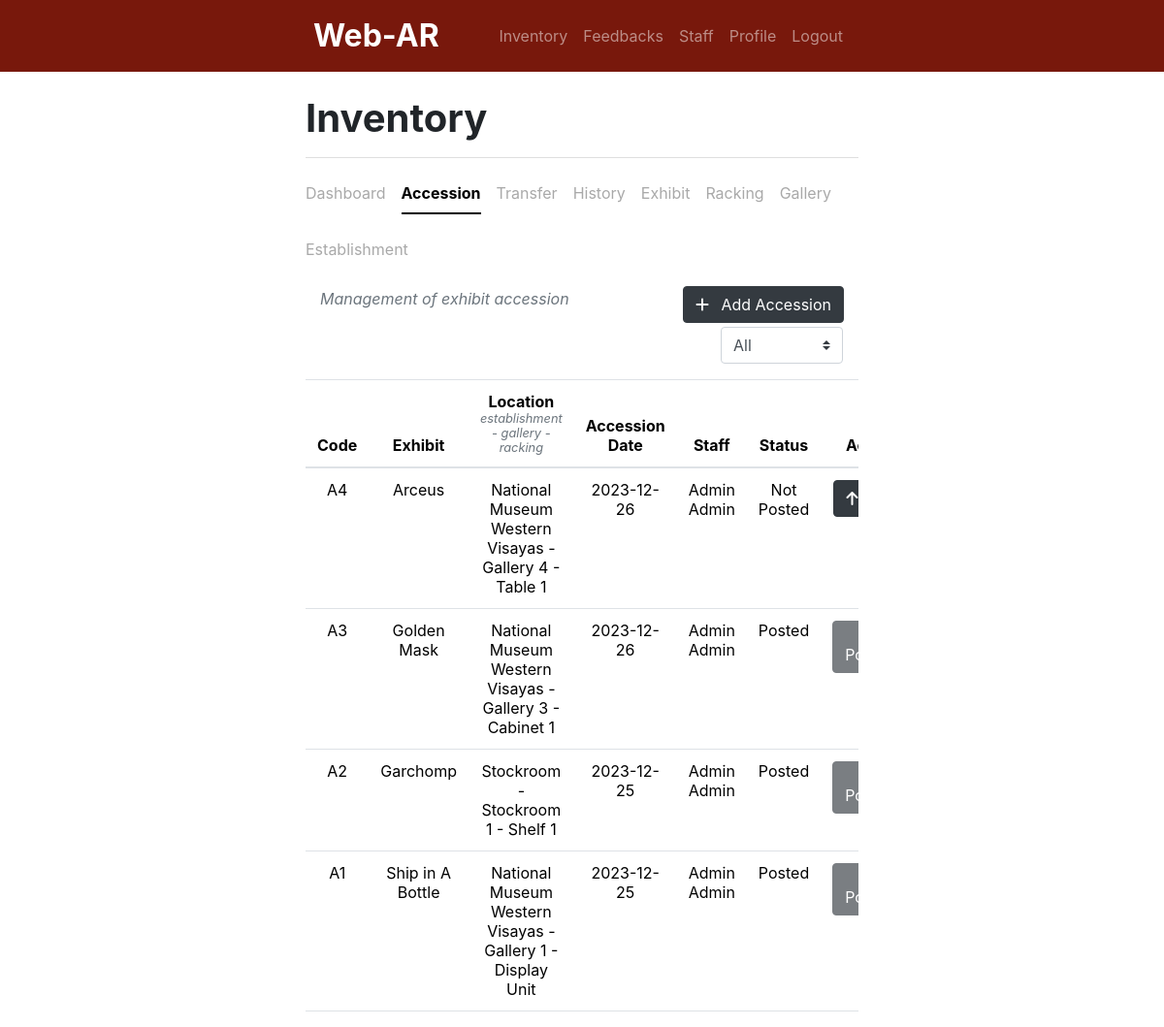
/inventory/accession.php (signed in), run on the app's committed database.
### tables this page shows
CREATE TABLE `exhibit_accession` (
  `ID` int(11) NOT NULL,
  `accessionCode` varchar(20) NOT NULL,
  `rackingCode` varchar(20) NOT NULL,
  `exhibitID` int(11) NOT NULL,
  `accessionDate` date NOT NULL,
  `userID` int(11) NOT NULL,
  `isPosted` tinyint(1) NOT NULL DEFAULT 0 COMMENT '0 - Not Posted; 1 - Posted',
  `datePosted` date NOT NULL,
  `timestamp` timestamp NOT NULL DEFAULT current_timestamp() ON UPDATE current_timestamp()
);

CREATE TABLE `exhibit` (
  `exhibitID` int(11) NOT NULL,
  `exhibitCode` varchar(20) NOT NULL,
  `exhibitName` text NOT NULL,
  `exhibitInformation` longtext NOT NULL,
  `exhibitModel` longtext NOT NULL,
  `isActive` tinyint(1) NOT NULL DEFAULT 1 COMMENT '1 - active'
);

CREATE TABLE `establishment` (
  `ID` int(11) NOT NULL,
  `establishmentCode` varchar(20) NOT NULL,
  `establishmentName` text NOT NULL,
  `isActive` tinyint(1) NOT NULL DEFAULT 1 COMMENT '1 - active; 0 - inactive'
);

CREATE TABLE `gallery` (
  `ID` int(11) NOT NULL,
  `galleryCode` varchar(20) NOT NULL,
  `galleryName` text NOT NULL,
  `establishmentCode` varchar(20) NOT NULL,
  `isActive` tinyint(1) NOT NULL DEFAULT 1 COMMENT '1 - active; 0 - inactive'
);

CREATE TABLE `racking` (
  `ID` int(11) NOT NULL,
  `rackingCode` varchar(20) NOT NULL,
  `rackingName` text NOT NULL,
  `galleryCode` varchar(20) NOT NULL,
  `isActive` tinyint(1) DEFAULT 1 COMMENT '1 - active; 0 - inactive1 - active; 0 - inactive'
);

CREATE TABLE `user` (
  `userID` int(11) NOT NULL,
  `firstName` text NOT NULL,
  `lastName` text NOT NULL,
  `contactNumber` varchar(20) NOT NULL,
  `username` varchar(100) NOT NULL,
  `password` varchar(100) NOT NULL,
  `role` text NOT NULL,
  `isActive` tinyint(1) NOT NULL DEFAULT 1 COMMENT '1 - active; 0 - inactive'
);

### inventory/accession.php (the view, shortened to what this page needs)
<?php
include '../header.php';
include 'navbar.php';
include '../db_connect.php';
include 'i_nav.php';
$postStatusFilter = isset($_GET['post_status']) ? $_GET['post_status'] : '';
$postStatusCondition = ($postStatusFilter == 'posted') ? 'AND isPosted = 1' : (($postStatusFilter == 'not_posted') ? 'AND isPosted = 0' : '');
$q = "SELECT exhibit_accession.*, establishment.establishmentName, gallery.galleryName, racking.rackingName, exhibit.exhibitName, user.firstName, user.lastName
    FROM exhibit_accession
    LEFT JOIN racking ON exhibit_accession.rackingCode = racking.rackingCode
    LEFT JOIN gallery ON racking.galleryCode = gallery.galleryCode
    LEFT JOIN establishment ON gallery.establishmentCode = establishment.establishmentCode
    LEFT JOIN exhibit ON exhibit_accession.exhibitID = exhibit.exhibitID
    LEFT JOIN user ON exhibit_accession.userID = user.userID
    WHERE 1 $postStatusCondition
    ORDER BY exhibit_accession.ID DESC";
$r = mysqli_query($conn, $q);
?>
<div class="container w-50">
    <div class="container d-flex justify-content-between align-items-center text-muted fst-italic">
        <p class="text-muted fst-italic">Management of exhibit accession</p>
        <button class="btn btn-dark mb-1" data-bs-toggle="modal" data-bs-target="#addAccessionModal" role="button">
            <i class="fa-solid fa-plus"></i>
            <span class="ms-2">Add Accession</span>
        </button>
    </div>
    <div class="d-flex justify-content-end">
        <form class="form-inline">
            <select class="custom-select mr-3" name="post_status" id="post_status" onchange="this.form.submit()">
                <option value="" <?php echo ($postStatusFilter == '') ? 'selected' : ''; ?>>All</option>
            </select>
        </form>
    </div>
    <div class="table-responsive">
        <table class="table table-hover">
            <thead class="text-center">
                <tr>
                    <th scope="col">Code</th>
                    <th scope="col">Exhibit</th>
                    <th scope="col">Location<small class="d-block text-muted fst-italic">establishment - gallery - racking</small></th>
                    <th scope="col">Accession Date</th>
                    <th scope="col">Staff</th>
                    <th scope="col">Status</th>
                    <th scope="col">Action</th>
                </tr>
            </thead>
            <tbody>
                <?php
                while ($row = mysqli_fetch_assoc($r)) {
                    $accessionCode        = $row['accessionCode'];
                    $establishmentName    = $row['establishmentName'];
                    $galleryName          = $row['galleryName'];
                    $rackingName          = $row['rackingName'];
                    $exhibitName          = $row['exhibitName'];
                    $staffFirstName       = $row['firstName'];
                    $staffLastName        = $row['lastName'];
                    $accessionDate        = $row['accessionDate'];
                    $posted               = $row['isPosted'];
                    $postStatus = ($posted == 1) ? "Posted" : "Not Posted";
                    ?>
                    <tr>
                        <td class="text-center"><?php echo $accessionCode; ?></td>
                        <td class="text-center"><?php echo $exhibitName; ?></td>
                        <td class="text-center"><?php echo $establishmentName . ' - ' . $galleryName . ' - ' . $rackingName; ?></td>
                        <td class="text-center"><?php echo $accessionDate; ?></td>
                        <td class="text-center"><?php echo $staffFirstName . ' ' . $staffLastName; ?></td>
                        <td class="text-center"><?php echo $postStatus; ?></td>
                        <td>
                            <div class="text-center">
                                <?php if ($postStatus == "Not Posted") { ?>
                                    <button type="button" class="btn btn-dark mb-2" data-bs-toggle="modal" data-bs-target="#postConfirmationModal<?php echo $accessionCode; ?>">
                                        <i class="fa-solid fa-arrow-up"></i>
                                    </button>
                                <?php } else { ?>
                                    <button type="button" class="btn btn-dark mb-2" disabled>
                                        <span>Posted</span>
                                    </button>
                                <?php } ?>
                            </div>
                        </td>
                    </tr>
                <?php
                }
                ?>
            </tbody>
        </table>
    </div>
</div>

### header.php (shortened to what this page needs)
<head>
    <link href="https://cdn.jsdelivr.net/npm/bootstrap@5.3.1/dist/css/bootstrap.min.css" rel="stylesheet">
    <link rel="stylesheet" href="https://stackpath.bootstrapcdn.com/bootstrap/4.5.2/css/bootstrap.min.css">
    <link rel="stylesheet" href="https://cdnjs.cloudflare.com/ajax/libs/font-awesome/6.0.0-beta3/css/all.min.css">
</head>

### inventory/navbar.php (shortened to what this page needs)
<nav class="navbar navbar-expand-lg navbar-dark">
    <div class="container-fluid w-50 d-flex justify-content-between align-items-center">
        <a class="navbar-brand" href="index.php">Web-AR</a>
        <?php if (isset($_SESSION['user_authenticated'])): ?>
            <div class="collapse navbar-collapse" id="navbarNav">
                <ul class="navbar-nav ms-auto text-end">
                    <?php if ($_SESSION['user_role'] == 'Admin'): ?>
                        <li class="nav-item">
                            <a class="nav-link" href="dashboard.php">Inventory</a>
                        </li>
                        <li class="nav-item">
                            <a class="nav-link" href="feedback.php">Feedbacks</a>
                        </li>
                        <li class="nav-item">
                            <a class="nav-link" href="staff.php">Staff</a>
                        </li>
                        <li class="nav-item">
                            <a class="nav-link" href="profile.php">Profile</a>
                        </li>
                    <?php endif; ?>
                    <li class="nav-item">
                        <a class="nav-link" href="logout.php">Logout</a>
                    </li>
                </ul>
            </div>
        <?php endif; ?>
    </div>
</nav>

### inventory/i_nav.php (shortened to what this page needs)
<div class="container w-50 my-3">
    <h1 class="text-start fw-bold mt-4">Inventory</h1>
    <hr style="height:1px;border-width:0;color:gray;background-color:gray">
    <ul class="nav nav-underline">
        <li class="nav-item">
            <a class="nav-link <?php echo (basename($_SERVER['PHP_SELF']) == 'dashboard.php') ? 'active' : 'inactive'; ?>" href="dashboard.php">Dashboard</a>
        </li>
        <li class="nav-item">
            <a class="nav-link <?php echo (basename($_SERVER['PHP_SELF']) == 'accession.php') ? 'active' : 'inactive'; ?>" href="accession.php">Accession</a>
        </li>
        <li class="nav-item">
            <a class="nav-link <?php echo (basename($_SERVER['PHP_SELF']) == 'transfer.php') ? 'active' : 'inactive'; ?>" href="transfer.php">Transfer</a>
        </li>
        <li class="nav-item">
            <a class="nav-link <?php echo (basename($_SERVER['PHP_SELF']) == 'history.php') ? 'active' : 'inactive'; ?>" href="history.php">History</a>
        </li>
        <li class="nav-item">
            <a class="nav-link <?php echo (basename($_SERVER['PHP_SELF']) == 'exhibits.php') ? 'active' : 'inactive'; ?>" href="exhibits.php">Exhibit</a>
        </li>
        <li class="nav-item">
            <a class="nav-link <?php echo (basename($_SERVER['PHP_SELF']) == 'racking.php') ? 'active' : 'inactive'; ?>" href="racking.php">Racking</a>
        </li>
        <li class="nav-item">
            <a class="nav-link <?php echo (basename($_SERVER['PHP_SELF']) == 'Gallery.php') ? 'active' : 'inactive'; ?>" href="Gallery.php">Gallery</a>
        </li>
        <li class="nav-item">
            <a class="nav-link <?php echo (basename($_SERVER['PHP_SELF']) == 'establishment.php') ? 'active' : 'inactive'; ?>" href="establishment.php">Establishment</a>
        </li>
    </ul>
</div>

### inventory/navbar.php (style rules this page uses)
.navbar-brand { font-size: 2rem; font-weight: bold; }
.navbar { background-color: #78180c; }

### inventory/i_nav.php (style rules this page uses)
.nav-link.inactive { color: darkgray; }

### data on the page
exhibit_accession: accessionCode "A4", exhibitID.exhibitName "Arceus", establishment.establishmentName "National Museum Western Visayas", gallery.galleryName "Gallery 4", rackingCode.rackingName "Table 1", accessionDate "2023-12-26", userID.firstName "Admin", userID.lastName "Admin", isPosted "Not Posted"
exhibit_accession: accessionCode "A3", exhibitID.exhibitName "Golden Mask", establishment.establishmentName "National Museum Western Visayas", gallery.galleryName "Gallery 3", rackingCode.rackingName "Cabinet 1", accessionDate "2023-12-26", userID.firstName "Admin", userID.lastName "Admin", isPosted "Posted"
exhibit_accession: accessionCode "A2", exhibitID.exhibitName "Garchomp", establishment.establishmentName "Stockroom", gallery.galleryName "Stockroom 1", rackingCode.rackingName "Shelf 1", accessionDate "2023-12-25", userID.firstName "Admin", userID.lastName "Admin", isPosted "Posted"
exhibit_accession: accessionCode "A1", exhibitID.exhibitName "Ship in A Bottle", establishment.establishmentName "National Museum Western Visayas", gallery.galleryName "Gallery 1", rackingCode.rackingName "Display Unit", accessionDate "2023-12-25", userID.firstName "Admin", userID.lastName "Admin", isPosted "Posted"
